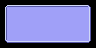

The image is a tile-based game level rendered from a .tmx file. Its description and complete source (layers, tilesets, objects, tile grids) follow:
An orthogonal 12x6 tile map with 8x8 px tiles, 1 tile layer (BG1).

<map version="1.10" tiledversion="1.10.2" orientation="orthogonal" renderorder="right-down" width="12" height="6" tilewidth="8" tileheight="8" infinite="0" nextlayerid="2" nextobjectid="1">
 <tileset firstgid="1" name="MenuTiles_FE6J" tilewidth="8" tileheight="8" tilecount="11" columns="11">
  <properties>
   <property name="Offset" value="0x2AA0" />
  </properties>
  <image source="../../../../tools/MenuTiles_FE7U.png" width="88" height="8" />
 </tileset>
 <layer id="1" name="BG1" width="12" height="6">
  <properties>
   <property name="Layer" value="1" />
  </properties>
  <data encoding="csv">
1,2,2,2,2,2,2,2,2,2,2,3,
4,5,5,5,5,5,5,5,5,5,5,6,
4,5,5,5,5,5,5,5,5,5,5,6,
4,5,5,5,5,5,5,5,5,5,5,6,
4,5,5,5,5,5,5,5,5,5,5,6,
7,8,8,8,8,8,8,8,8,8,8,9
</data>
 </layer>
</map>
